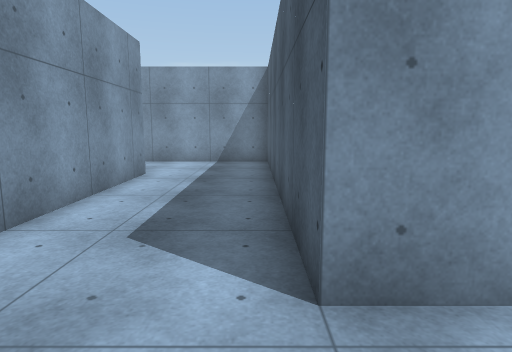
View 1 (above)

16 first-person views from a walk through a Unity game level. The camera is 1.4 m above the floor, tilts 8° down and sees 75° across. The floor is counted in squares, 1 m on a side. Each view is taken from the middle of a square. On the plan, view 1 faces up. The plan holds only what a view shows up to about 15 squares ahead; the rest is blank. The place goes on beyond the plan. Surface patterns are stand-ins for the level's own textures.

View 2
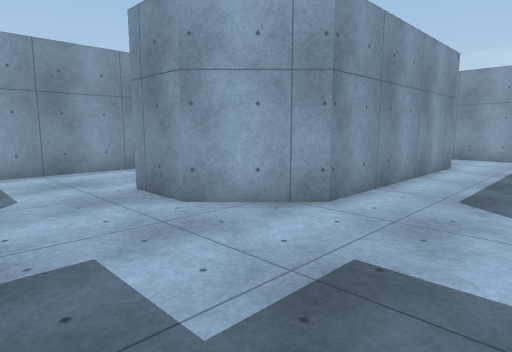

View 3
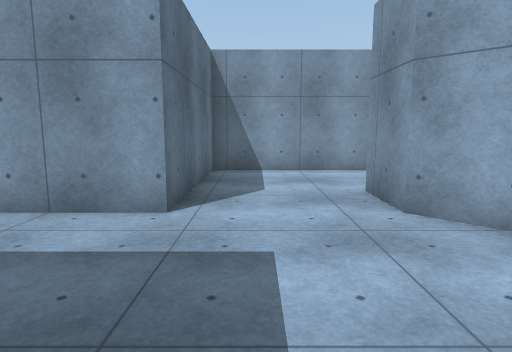

View 4
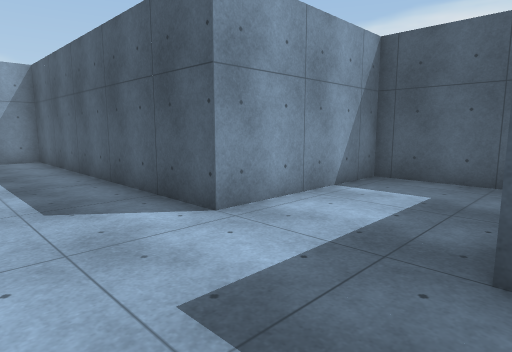

View 5
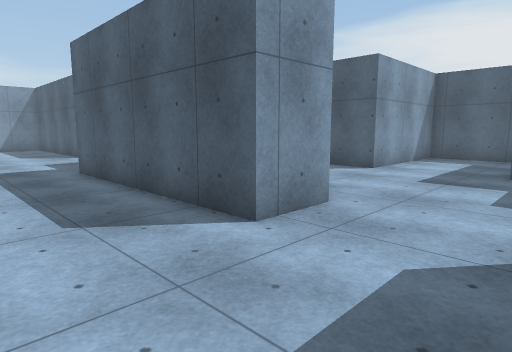

View 6
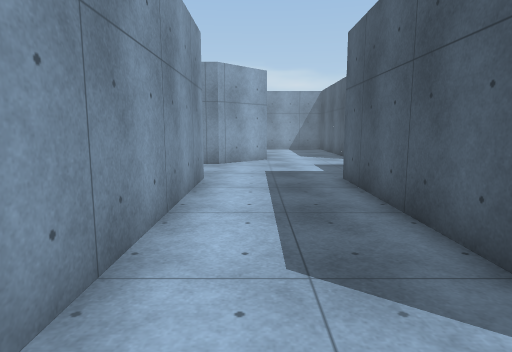

View 7
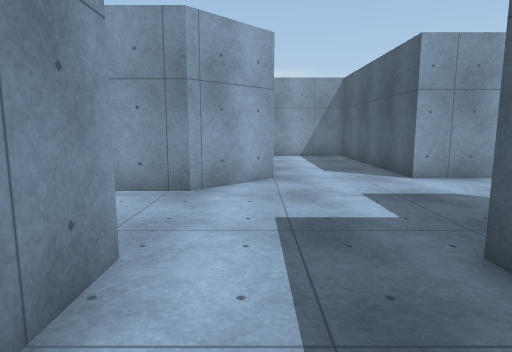

View 8
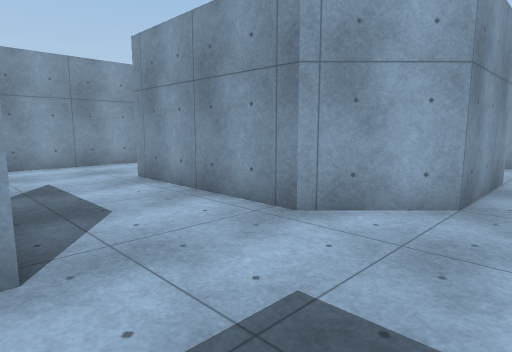

View 9
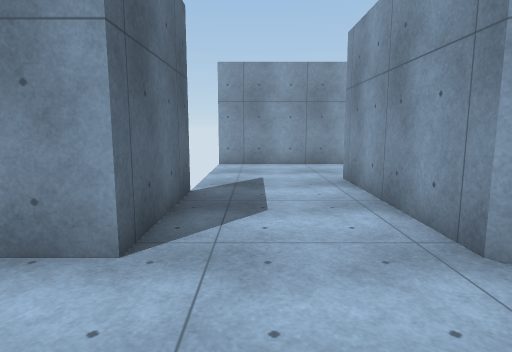

View 10
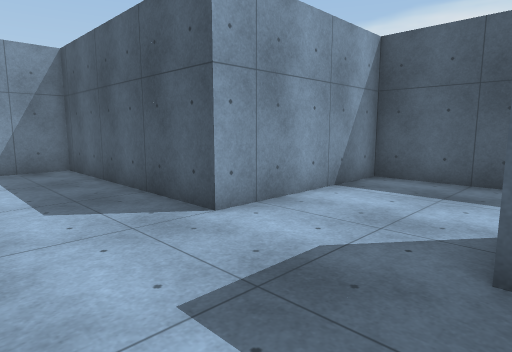

View 11
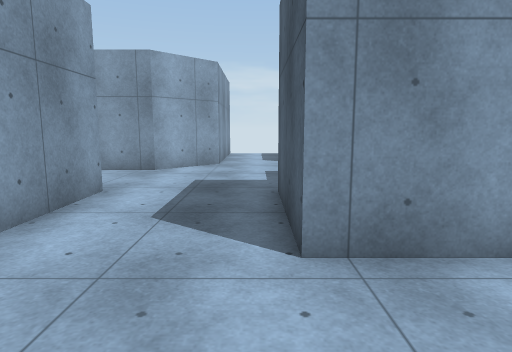

View 12
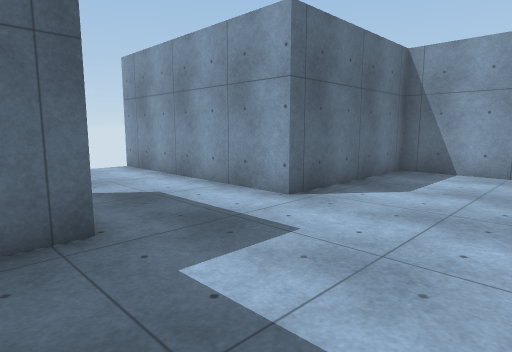

View 13
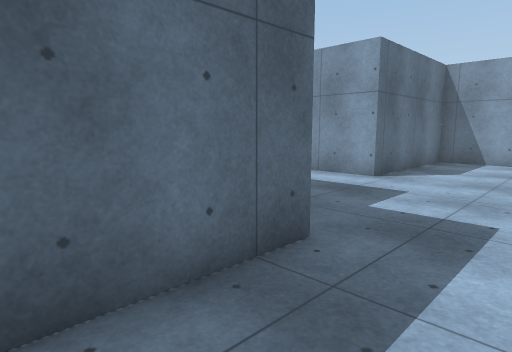

View 14
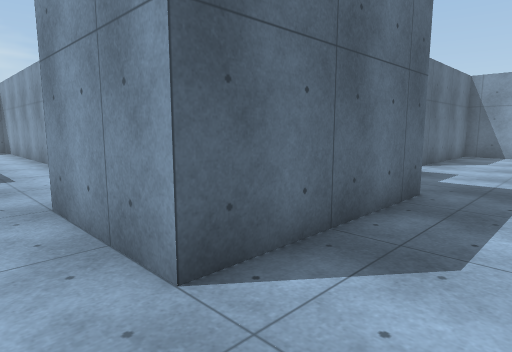

View 15
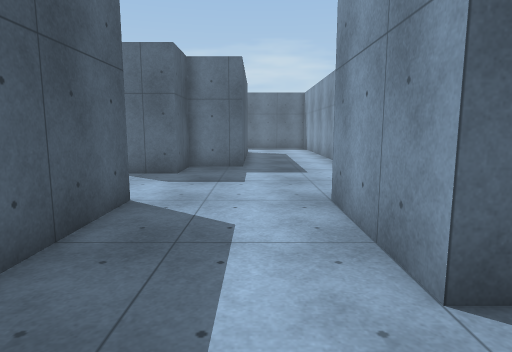

View 16
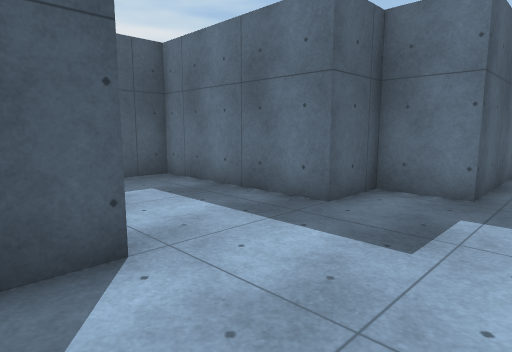

### Floor plan
Points are (right, up) in squares from view 1. A wall is a line through its corners. A room is listed if a view was taken in it or the views show most of it. See-through windows are left out.
Room 1 (views 1, 2, 3, 4, 5, 6, 7, 8, 9, 10, 11, 12, 13, 14, 15, 16)
walls: (-3.5, 10.5) (-3.5, 2.5) (-5.5, 0.5) (-7.5, 0.5) (-7.5, 8.5) (-5.5, 8.5) (-5.5, 10.5) (-3.9, 10.5); (-15.5, 8.5) (-11.5, 8.5) (-11.5, -3.5) (-5.5, -3.5) (-5.5, -5.5); (-15.6, 18.5) (-9.5, 18.5) (-9.5, 14.5) (-11.5, 12.5) (-17.5, 12.5) (-17.5, 16.5) (-16.5, 16.5); (-1.5, -5.5) (-1.5, -3.5) (0.5, -3.5) (0.5, -1.5) (6.5, -1.5) (6.5, 2.5) (0.5, 2.5) (0.5, 14.5) (-5.5, 14.5) (-5.5, 21.5); (-20.4, 21.6) (-21.5, 20.5) (-23.4, 20.5); (-27.5, 19.6) (-27.5, 16.5) (-21.5, 16.5) (-21.5, 8.5)

Positions as (right, up) in squares from view 1, and headings:
1: (0, 0), facing up
2: (0, -3), facing up-left
3: (0, -2), facing left
4: (-3, -2), facing up-right
5: (-11, -3), facing up-right
6: (-10, -1), facing up
7: (-10, 5), facing up
8: (-8, 8), facing up-left
9: (-8, 10), facing left
10: (-9, 10), facing up-right
11: (-18, 9), facing up
12: (-16, 21), facing down-left
13: (-12, 21), facing down-left
14: (-8, 21), facing down-left
15: (-8, 21), facing down
16: (-3, 4), facing down-right
